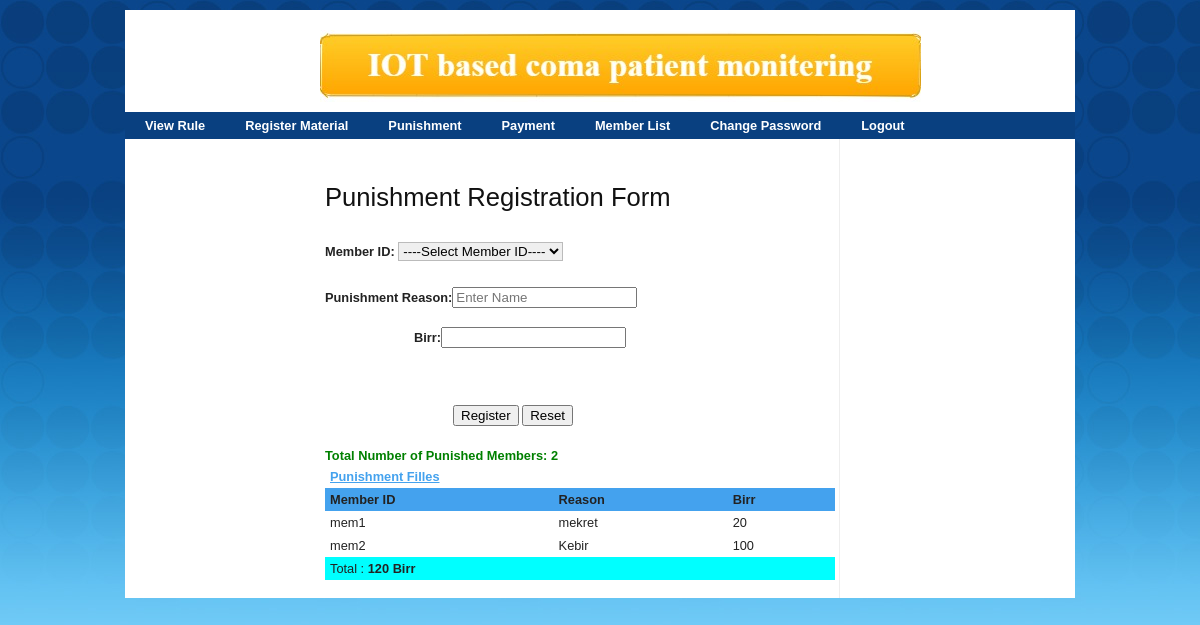
The page /p.php (signed in) on the database its author committed.
### tables this page shows
CREATE TABLE IF NOT EXISTS `punishment` (
  `id` int(15) NOT NULL AUTO_INCREMENT,
  `Member_id` varchar(20) NOT NULL,
  `reason` varchar(200) NOT NULL,
  `birr` varchar(200) NOT NULL,
  PRIMARY KEY (`id`)
);

### p.php (the view, shortened to what this page needs)
<html >
<head>
<link rel="stylesheet" href="css/screen.css" type="text/css" media="screen, projection">
<link rel="stylesheet" href="css/menu.css" type="text/css">
<link rel="stylesheet" href="css/print.css" type="text/css" media="print">
</head>
<body>
<div class="container">
	<div id="header" class="span-24">
		<center><img src="images/logo.jpg" /></center>
    </div>
 <?php include('accountant/menu.php');?>
<div id="content" class="span-13 border">
<br /><br />
<form action="" method="POST" name="stud" onsubmit="return errorins();" target="_self">
                               <h2>Punishment Registration Form</h2>
								<p>
				<b>Member ID:</b>	<?php
echo "<select name=iid required=required>";
?>
<option value="" >----Select Member ID----</option>
<?php
echo "</select>";
?><br /><br />
<b> Punishment Reason:</b><input  name="r"  type="text"   placeholder="Enter Name" pattern="[a-zA-Z ]+" title="please enter only characters" required="required"/><br /><br />
 <b>&nbsp;&nbsp;&nbsp;&nbsp;&nbsp;&nbsp;&nbsp;&nbsp;&nbsp;&nbsp;&nbsp;&nbsp;&nbsp;&nbsp;&nbsp;&nbsp;&nbsp;&nbsp;&nbsp;&nbsp;&nbsp;&nbsp;&nbsp;&nbsp; Birr:</b><input  name="birr"  type="number" min="1"   required="required"/><br /><br />
<br />
					</p>
									<input type="submit" value="Register" name="reg" class="btn"/>
									<input  type="reset" value="Reset" class="btn"/><br /><br />
                            </form>
								<?php
								$data = mysql_query("SELECT * FROM punishment ") or die(mysql_error());
echo "<b style='color: green'>Total Number of Punished Members: ".mysql_num_rows($data);
								 Print "<table border=1 cellpadding=3>";
 Print "<tr>";
 print "<th colspan='7'><span  style='color: #44a2ee;' /><u> Punishment Filles   </u></span></th>";
print "</tr>";
 print "<tr style='background-color: #44a2ee'>";
 Print "<th>Member ID</th>";
 Print "<th>Reason</th>";
Print "<th>Birr </th>";
 Print "</tr>";
 $data = mysql_query("SELECT * FROM punishment ") or die(mysql_error());
$sum=0;
 while($info = mysql_fetch_array( $data ))
 {
 $sum=$sum+$info['birr'];
Print "<tr>";
 print "<td>".$info['Member_id'];
 print "<td>".$info['reason'];
 print "<td>".$info['birr'];
  Print "</tr>";
 }
 Print "<tr bgcolor=aqua>";
 print "<td colspan='3' > Total : <b>".$sum;
 print "  Birr </b></tr></table>";
 ?>
</div></div>
</body>
</html>

### css/screen.css (style rules this page uses)
html, body, div, span, object, iframe, h1, h2, h3, h4, h5, h6, p, blockquote, pre, a, abbr, acronym, address, code, del, dfn, em, img, q, dl, dt, dd, ol, ul, li, fieldset, form, label, legend, table, caption, tbody, tfoot, thead, tr, th, td { margin:0;padding:0;border:0;font-weight:inherit;font-style:inherit;font-size:100%;font-family:inherit;vertical-align:baseline; }
body { line-height:1.5; }
table { border-collapse:separate;border-spacing:0; }
caption, th, td { text-align:left;font-weight:normal; }
table, td, th { vertical-align:middle; }
body { font-size:80%;color:#222;background:#fff;font-family: Verdana, Helvetica, sans-serif; }
h1, h2, h3, h4, h5, h6 { font-weight:normal;color:#111; }
h2 { font-size:2em;margin-bottom:0.75em; }
p { margin:0 0 1.5em; }
table { margin-bottom:1.4em;width:100%; }
th { font-weight:bold; }
th, td, caption { padding:4px 10px 4px 5px; }
.container { width:950px;margin:0 auto;background-color:#FFFFFF; }
.column, div.span-1, div.span-2, div.span-3, div.span-4, div.span-5, div.span-6, div.span-7, div.span-8, div.span-9, div.span-10, div.span-11, div.span-12, div.span-13, div.span-14, div.span-15, div.span-16, div.span-17, div.span-18, div.span-19, div.span-20, div.span-21, div.span-22, div.span-23, div.span-24 { float:left;margin-right:10px; }
.span-13 { width:510px; }
.span-24, div.span-24 { width:950px;margin:0; }
div.border { padding-right:4px;margin-right:5px;border-right:1px solid #eee; }
.clearfix:after, .container:after { content:"\0020";display:block;height:0;clear:both;visibility:hidden;overflow:hidden; }
.clearfix, .container { display:block; }
input.text, input.title, textarea, select { margin:0.5em 0;border:1px solid #bbb; }

### css/menu.css (style rules this page uses)
#header { padding:20px 0 10px 20px; }

### css/print.css (style rules this page uses)
body { line-height:1.5;font-family:"Helvetica Neue", Arial, Helvetica, sans-serif;color:#000;background:none;font-size:10pt; }
.container { background:none; }
h1, h2, h3, h4, h5, h6 { font-family:"Helvetica Neue", Arial, "Lucida Grande", sans-serif; }
img { float:left;margin:1.5em 1.5em 1.5em 0; }

### p.php (style rules this page uses)
body { margin-top:10px; background:#ffffff url(images/bg-body.jpg) repeat-x; }

### rows shown on the page
punishment: Member "mem1", reason "mekret", birr "20"
punishment: Member "mem2", reason "Kebir", birr "100"

### other values the page prints
mysql_num_rows($data) "2"
$sum "120"
